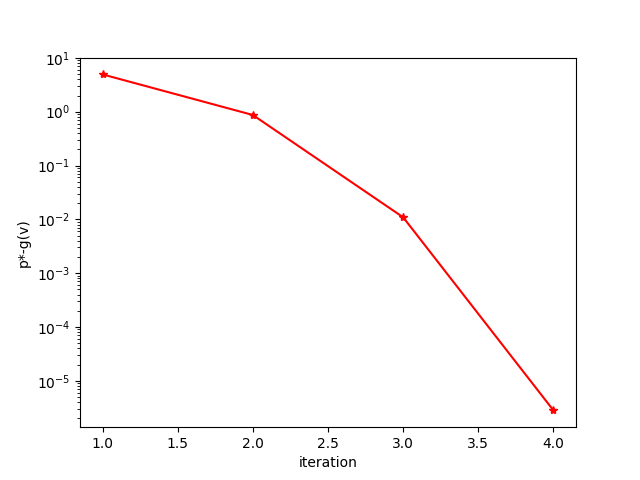

This chart was generated by the following Python code:
import numpy as np
import matplotlib.pyplot as plt

seed = 123
np.random.seed(seed)

MAXITERS = 100
ALPHA = 0.01
BETA = 0.5
NTTOL = 1e-8

def optimize(A, b):
    nu = np.zeros(p)
    vals = []
    for _ in range(MAXITERS):
        val = np.dot(b.T, nu) + np.sum(np.exp(-np.dot(A.T, nu) - 1))
        vals.append(val)
        grad = b - np.dot(A, np.exp(-np.dot(A.T, nu) - 1))
        hess = np.dot(np.dot(A, np.diagflat(np.exp(-np.dot(A.T, nu) - 1))), A.T)
        v = -np.linalg.solve(hess, grad)
        fprime = np.dot(grad.T, v)
        if abs(fprime) < NTTOL:
            break

        t = 1
        while np.dot(b.T, nu + t * v) + np.sum(np.exp(-np.dot(A.T, nu + t * v) - 1)) > val + t * ALPHA * fprime:
            t = BETA * t

        nu = nu + t * v

    vals.append(np.dot(b, nu) + np.sum(np.exp(-np.dot(A.T, nu) - 1)))

    return nu, vals


if __name__ == '__main__':
    n = 100
    p = 30
    # 生成p*n的满秩矩阵
    while True:
        A = np.random.rand(p, n)
        if np.linalg.matrix_rank(A) == p:
            break

    x0 = np.random.rand(n)

    b = np.dot(A, x0)

    result, vals = optimize(A, b)

    res = [vals[i] - vals[-1] for i in range(len(vals) - 1)]
    plt.plot([i+1 for i in range(4)], res[:4], 'r*-')
    plt.xlabel('iteration')
    plt.ylabel('p*-g(v)')
    plt.yscale('log')
    plt.show()
